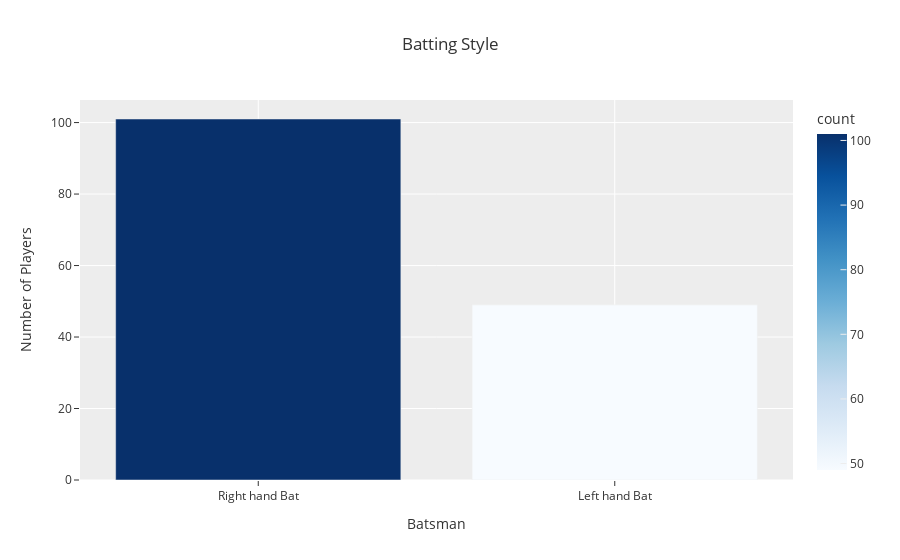

Write notebook code for a chart like this one.
### Code cell
fig = px.bar(batting_style, x = 'battingStyle', y = 'count', title = 'Batting Style',
            labels = {'battingStyle' : 'battingStyle', 'count' : 'count'},
            color = 'count',
            color_continuous_scale = 'blues'
            )

fig.update_layout(xaxis_title = 'Batsman', yaxis_title = 'Number of Players')
fig.update_layout(template = 'ggplot2')

fig.show()

### Figure 1 — Plotly figure (JSON) as saved in the notebook; plotly's stock layout.template omitted (floating-point values rounded to 4 significant figures)
{"data": [{"alignmentgroup": "True", "hovertemplate": "battingStyle=%{x}<br>count=%{marker.color}<extra></extra>", "legendgroup": "", "marker": {"color": [101, 49], "coloraxis": "coloraxis", "pattern": {"shape": ""}}, "name": "", "offsetgroup": "", "orientation": "v", "showlegend": false, "textposition": "auto", "type": "bar", "x": ["Right hand Bat", "Left hand Bat"], "xaxis": "x", "y": [101, 49], "yaxis": "y"}], "layout": {"barmode": "relative", "coloraxis": {"colorbar": {"title": {"text": "count"}}, "colorscale": [[0, "rgb(247,251,255)"], [0.125, "rgb(222,235,247)"], [0.25, "rgb(198,219,239)"], [0.375, "rgb(158,202,225)"], [0.5, "rgb(107,174,214)"], [0.625, "rgb(66,146,198)"], [0.75, "rgb(33,113,181)"], [0.875, "rgb(8,81,156)"], [1, "rgb(8,48,107)"]]}, "legend": {"tracegroupgap": 0}, "title": {"text": "Batting Style"}, "xaxis": {"anchor": "y", "domain": [0, 1], "title": {"text": "Batsman"}}, "yaxis": {"anchor": "x", "domain": [0, 1], "title": {"text": "Number of Players"}}}}
